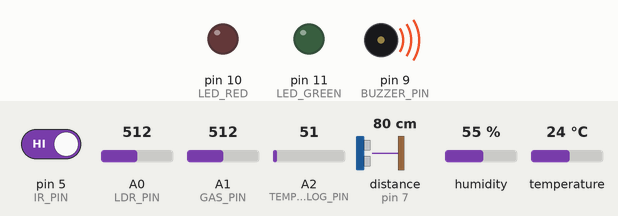
The sketch below on a simulated Arduino Uno, built with avr-gcc and run on an emulated ATmega328P. On the bench: output pins drawn as LEDs (lit = HIGH), buzzer (waves = sounding). Wiring (inferred from the names in the program): ultrasonic range finder: trigger pin 6; echo pin 7. The inputs (shaded band) are chosen by the test bench; at power-on: pin 5 (IR_PIN) HIGH, temperature 24 °C, distance to the obstacle (sensor on pin 7) 80 cm, A0 (LDR_PIN) = 512, A1 (GAS_PIN) = 512, A2 (TEMP_ANALOG_PIN) = 51, humidity 55 %. The echo pulse lasts 58.3 µs per cm; pins used as bus, display or sensor lines are not drawn; what the sketch prints to the serial monitor is not drawn.

Above: at 3.2 s.
3.3 s: pin 5 (IR_PIN) driven LOW
At 11.0 s:
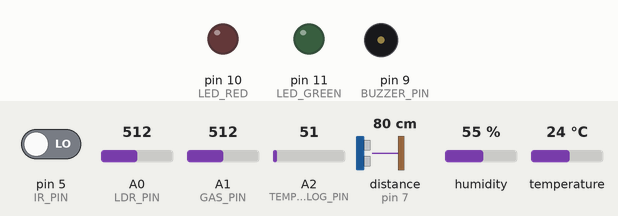
11.2 s: temperature set to 4 °C
At 17.2 s:
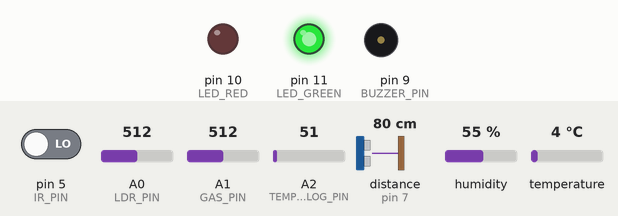
25.1 s: pin 5 (IR_PIN) driven HIGH
At 30.9 s:
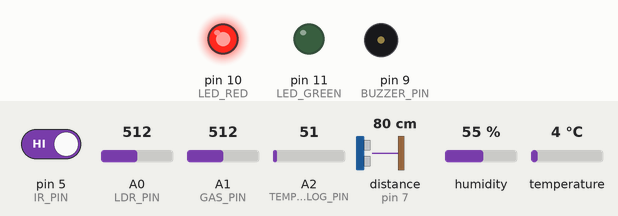
39.0 s: distance to the obstacle (sensor on pin 7) set to 2 cm
Timing chart, 0 to 53.9 s (numbered marks = the images above; inputs shaded):
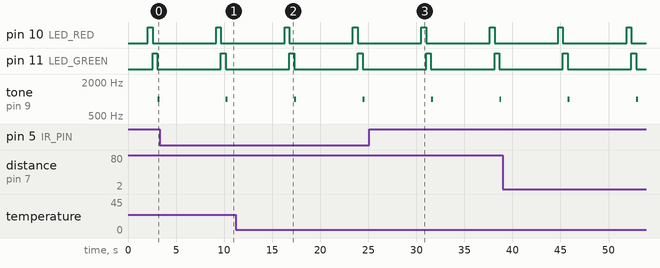

Measured:
- by itself, pin 10 (LED_RED), pin 11 (LED_GREEN): alternates HIGH for 0.50 s and LOW for 6.6 s
- by itself, tone on pin 9 (BUZZER_PIN): alternates 1000 Hz for 0.20 s and silent for 6.9 s

The sketch:

pin_connection_test.ino
```cpp
/*
 * MARS-SENTINEL Pin Connection Test
 * Upload this to test which sensors are properly connected
 */

#include <DHT.h>

// Pin definitions (same as main firmware)
#define LDR_PIN A0
#define GAS_PIN A1
#define TEMP_ANALOG_PIN A2
#define DHT_PIN 4
#define IR_PIN 5
#define ULTRASONIC_TRIG 6
#define ULTRASONIC_ECHO 7
#define BUZZER_PIN 9
#define LED_RED 10
#define LED_GREEN 11

#define DHT_TYPE DHT11
DHT dht(DHT_PIN, DHT_TYPE);

void setup() {
  Serial.begin(9600);

  // Initialize DHT sensor
  dht.begin();

  // Configure pins
  pinMode(LDR_PIN, INPUT);
  pinMode(GAS_PIN, INPUT);
  pinMode(TEMP_ANALOG_PIN, INPUT);
  pinMode(IR_PIN, INPUT);
  pinMode(ULTRASONIC_TRIG, OUTPUT);
  pinMode(ULTRASONIC_ECHO, INPUT);
  pinMode(BUZZER_PIN, OUTPUT);
  pinMode(LED_RED, OUTPUT);
  pinMode(LED_GREEN, OUTPUT);

  Serial.println("=== MARS-SENTINEL PIN CONNECTION TEST ===");
  Serial.println("Testing all sensor connections...");
  Serial.println("==========================================");
  delay(2000);
}

void loop() {
  Serial.println("\n--- SENSOR CONNECTION TEST ---");

  // Test LEDs first (visual confirmation)
  Serial.println("1. Testing LEDs...");
  digitalWrite(LED_RED, HIGH);
  digitalWrite(LED_GREEN, LOW);
  delay(500);
  digitalWrite(LED_RED, LOW);
  digitalWrite(LED_GREEN, HIGH);
  delay(500);
  digitalWrite(LED_GREEN, LOW);
  Serial.println("   LEDs: RED (Pin 10) and GREEN (Pin 11) should blink");

  // Test Buzzer
  Serial.println("2. Testing Buzzer (Pin 9)...");
  tone(BUZZER_PIN, 1000, 200);
  Serial.println("   Buzzer should beep once");
  delay(500);

  // Test DHT11 Temperature/Humidity
  Serial.println("3. Testing DHT11 (Pin 4)...");
  float temperature = dht.readTemperature();
  float humidity = dht.readHumidity();

  if (isnan(temperature) || isnan(humidity)) {
    Serial.println("   ❌ DHT11 NOT CONNECTED or FAULTY");
    Serial.println("   Check: VCC->5V, GND->GND, Data->Pin 4");
  } else {
    Serial.print("   ✅ DHT11 WORKING: ");
    Serial.print(temperature);
    Serial.print("°C, ");
    Serial.print(humidity);
    Serial.println("%");
  }

  // Test Gas Sensor
  Serial.println("4. Testing Gas Sensor (Pin A1)...");
  int gasValue = analogRead(GAS_PIN);
  Serial.print("   Gas reading: ");
  Serial.print(gasValue);
  if (gasValue > 0 && gasValue < 1023) {
    Serial.println(" ✅ GAS SENSOR WORKING");
  } else if (gasValue == 0) {
    Serial.println(" ❌ GAS SENSOR: No signal (check connections)");
  } else {
    Serial.println(" ⚠️ GAS SENSOR: Unusual reading (check VCC)");
  }

  // Test LDR Light Sensor
  Serial.println("5. Testing LDR Light Sensor (Pin A0)...");
  int lightValue = analogRead(LDR_PIN);
  Serial.print("   Light reading: ");
  Serial.print(lightValue);
  if (lightValue > 0 && lightValue < 1023) {
    Serial.println(" ✅ LDR WORKING (try covering/uncovering)");
  } else {
    Serial.println(" ❌ LDR: Check connections (A0 + 10kΩ resistor to GND)");
  }

  // Test LM35 Temperature (if using analog)
  Serial.println("6. Testing LM35 Temperature (Pin A2)...");
  int lm35Value = analogRead(TEMP_ANALOG_PIN);
  float lm35Temp = (lm35Value * 5.0 / 1024.0) * 100.0;
  Serial.print("   LM35 reading: ");
  Serial.print(lm35Temp);
  Serial.println("°C");
  if (lm35Temp > 0 && lm35Temp < 80) {
    Serial.println("   ✅ LM35 might be working");
  } else {
    Serial.println("   ❌ LM35: No sensor or not connected to A2");
  }

  // Test IR Sensor
  Serial.println("7. Testing IR Proximity Sensor (Pin 5)...");
  int irValue = digitalRead(IR_PIN);
  Serial.print("   IR reading: ");
  Serial.println(irValue ? "DETECTED" : "CLEAR");
  Serial.println("   Try moving object near IR sensor");

  // Test Ultrasonic Sensor
  Serial.println("8. Testing Ultrasonic Sensor (Pins 6&7)...");
  digitalWrite(ULTRASONIC_TRIG, LOW);
  delayMicroseconds(5);
  digitalWrite(ULTRASONIC_TRIG, HIGH);
  delayMicroseconds(10);
  digitalWrite(ULTRASONIC_TRIG, LOW);

  long duration = pulseIn(ULTRASONIC_ECHO, HIGH, 30000);

  if (duration == 0) {
    Serial.println("   ❌ ULTRASONIC: ECHO not connected to Pin 7");
    Serial.println("   Check: TRIG->Pin 6, ECHO->Pin 7, VCC->5V, GND->GND");
  } else {
    float distance = (duration * 0.0343) / 2;
    Serial.print("   ✅ ULTRASONIC WORKING: ");
    Serial.print(distance);
    Serial.println(" cm");
  }

  Serial.println("==========================================");
  Serial.println("Repeat test in 5 seconds...");
  delay(5000);
}
```
